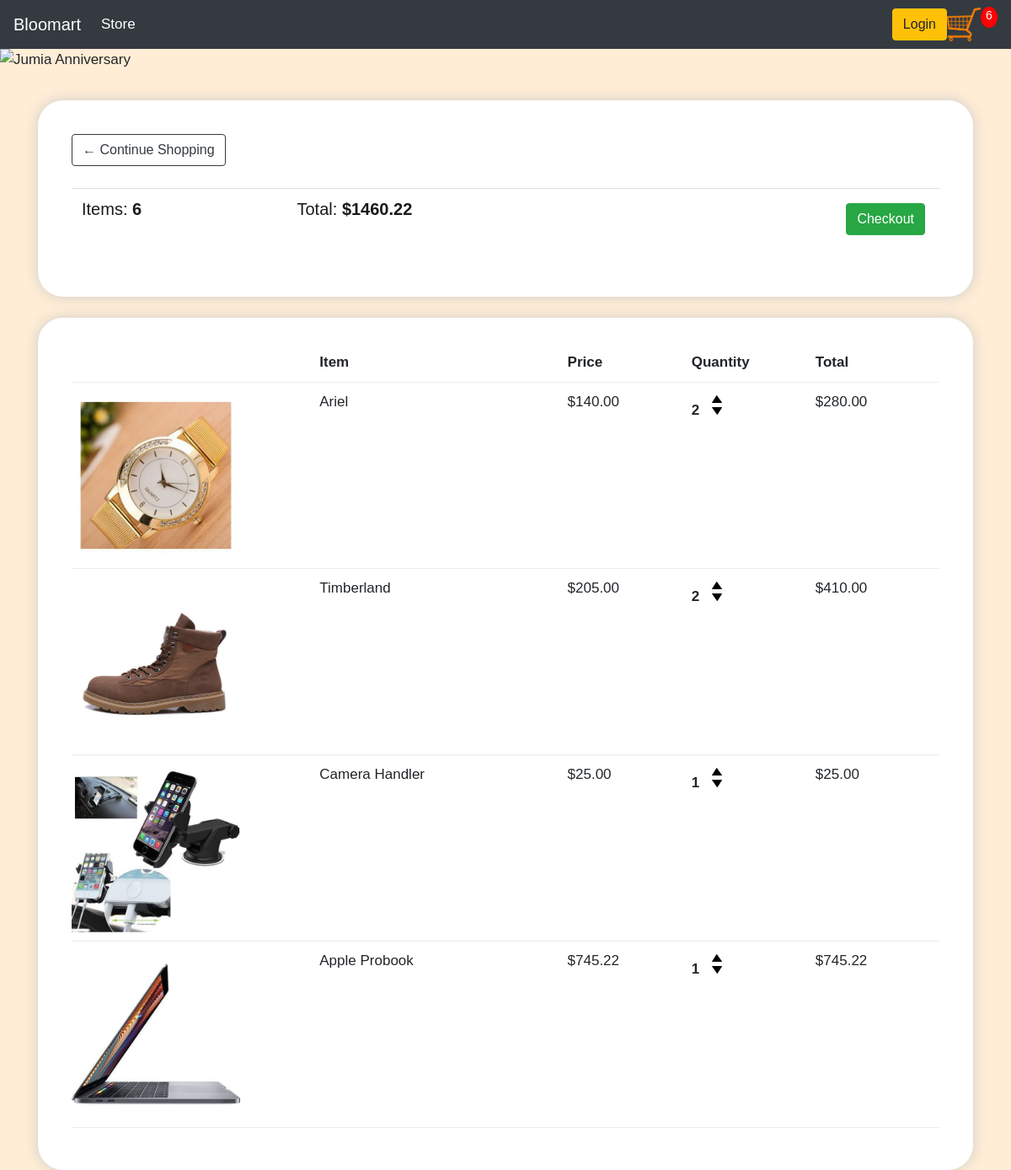
The app's page /cart/ (signed in) with its own data.
### store/models.py (models this page shows, shortened)
class Order(models.Model):
    customer = models.ForeignKey(Customer, on_delete=models.SET_NULL, blank=True, null=True)
    date_order = models.DateTimeField(auto_now_add=True)
    complete = models.BooleanField(default=False, null=True, blank=False)
    transaction_id = models.CharField(max_length=200, null=True)
    @property
    def get_cart_total(self):
        orderitems = self.orderitem_set.all()
        total = sum([item.get_total for item in orderitems])
        return total
    @property
    def get_cart_items(self):
        orderitems = self.orderitem_set.all()
        total = sum([item.quantity for item in orderitems])
        return total

class OrderItem(models.Model):
    product = models.ForeignKey(Product, on_delete=models.SET_NULL, blank=True, null=True)
    order = models.ForeignKey(Order, on_delete=models.SET_NULL, blank=True, null=True)
    quantity = models.IntegerField(default=0, null=True, blank=True)
    date_added = models.DateTimeField(auto_now_add=True)
    @property
    def get_total(self):
        total = self.product.price * self.quantity
        return total

class Product(models.Model):
    name = models.CharField(max_length=200, null=True)
    price = models.DecimalField(max_digits=10, decimal_places=2)
    digital = models.BooleanField(default=False, null=True, blank=False)
    image = models.ImageField(null=True, blank=True)
    @property
    def imageURL(self):
        try:
            url = self.image.url
        except:
            url = ''
        return url

### store/views.py (the view)
# urls.py: path('cart/', views.cart, name="cart"),
def cart(request):
    data = cartData(request)
    cartItems = data['cartItems']
    order = data['order']
    items = data['items']
    context = {'items':items, 'order':order, "cartItems":cartItems}
    return render(request, 'store/cart.html', context)

### store/utils.py (called while the page is built)
def cartData(request):
    if request.user.is_authenticated:
        customer = request.user.customer
        order, created = Order.objects.get_or_create(customer=customer, complete=False)
        items = order.orderitem_set.all()
        cartItems = order.get_cart_items
    else:
        cookieData = cookieCart(request)
        cartItems = cookieData['cartItems']
        order = cookieData['order']
        items = cookieData['items']
    return {'cartItems':cartItems, 'order':order, 'items':items}

### store/templates/store/cart.html
{% extends 'store/main2.html' %}
{% load static %}
{% block content %}
	<div class="row">
		<div class="col-lg-12">
			<div class="box-element">
				<a  class="btn btn-outline-dark" href="{% url 'store' %}">&#x2190; Continue Shopping</a>
				<br>
				<br>
				<table class="table">
					<tr>
						<th><h5>Items: <strong>{{order.get_cart_items}}</strong></h5></th>
						<th><h5>Total:<strong> ${{order.get_cart_total|floatformat:2}}</strong></h5></th>
						<th>
							<a  style="float:right; margin:5px;" class="btn btn-success" href="{% url 'checkout' %}">Checkout</a>
						</th>
					</tr>
				</table>
			</div>
			<br>
			<div class="box-element">
				<div class="cart-row">
					<div style="flex:2"></div>
					<div style="flex:2"><strong>Item</strong></div>
					<div style="flex:1"><strong>Price</strong></div>
					<div style="flex:1"><strong>Quantity</strong></div>
					<div style="flex:1"><strong>Total</strong></div>
				</div>
				{% for item in items %}
				<div class="cart-row">
					<div style="flex:2"><img class="row-image" src="{{item.product.imageURL}}">
                    </div>
                    <div style="flex:2">{{item.product.name}}</div>
                    <div style="flex:1">${{item.product.price|floatformat:2}}</div>
					<div style="flex:1">
						<p class="quantity">{{item.quantity}}</p>
						<div class="quantity">
							<img data-product={{item.product.id}} data-action="add" class="chg-quantity update-cart" src="{% static  'images/arrow-up.png' %}">
							<img data-product={{item.product.id}} data-action="remove" class="chg-quantity update-cart" src="{% static  'images/arrow-down.png' %}">
						</div>
					</div>
                    <div style="flex:1">${{item.get_total}}</div>
				</div>
			    {% endfor %}
			</div>
		</div>
	</div>
{% endblock content %}

### store/templates/store/main2.html (shortened to what this page needs)
<!DOCTYPE html>
{% load static %}
<html>
<head>
	<link rel="stylesheet" href="https://stackpath.bootstrapcdn.com/bootstrap/4.4.1/css/bootstrap.min.css"/>
	<link rel="stylesheet" type="text/css" href="{% static 'css/main.css' %}">
    </head>
</head>
<body>
<header>
	<nav class="navbar navbar-expand-lg navbar-dark bg-dark">
	  <a class="navbar-brand" href="{% url 'store' %}">Bloomart</a>
	  <div class="collapse navbar-collapse" id="navbarSupportedContent">
	    <ul class="navbar-nav mr-auto">
	      <li class="nav-item active">
	        <a class="nav-link" href="{% url 'store' %}">Store <span class="sr-only">(current)</span></a>
	      </li>
	    </ul>
	    <div class="form-inline my-2 my-lg-0">
	     	<a href="#"class="btn btn-warning">Login</a>
	     	<a href="{% url 'cart' %}">
                <img src="{% static 'images/carty3.webp' %}" width="40" height="40" alt="">
	    	</a>
	    	<p id="cart-total">{{cartItems}}</p>
	    </div>
	  </div>
	</nav>
    <div>
    <img class="lazy -loaded" src="https://static.jumia.com.ng/cms/0-1-weekly-cps/2020/w28/top-strip/rain-strip.gif" alt="Jumia Anniversary" data-src="https://static.jumia.com.ng/cms/0-1-weekly-cps/2020/w28/top-strip/rain-strip.gif" data-banner="" data-pos="topbanner">
    </div>
<link rel="stylesheet" href="https://stackpath.bootstrapcdn.com/bootstrap/4.3.1/css/bootstrap.min.css">
<link rel="stylesheet" href="https://maxcdn.bootstrapcdn.com/font-awesome/4.7.0/css/font-awesome.min.css">
<body>
    <header>
    <div class="container">
            <br>
            {% block content %}
            {% endblock content %}
         </div>
    </header>
</body>
</html>

### static/css/main.css (style rules this page uses)
* { margin: 0; padding: 0; font-family: sans-serif; }
h1,h2,h3,h4,h5,h6 { color:hsl(0, 0%, 10%); }
.box-element { box-shadow:hsl(0, 0%, 80%) 0 0 16px; background-color: #fff; border-radius: 30px; padding: 40px; }
.bg-dark { background-color: #4f868c!important; }
#cart-total { display: block; text-align: center; color:#fff; background-color: red; width: 20px; height: 25px; border-radius: 50%; font-size: 14px; }
.col-lg-4, .col-lg-6, .col-lg-8, .col-lg-12 { margin-top: 10px; }
.btn { border-radius: 0; }
.row-image { width: 200px; }
.cart-row { display: flex; align-items: flex-stretch; padding-bottom: 10px; margin-bottom: 10px; border-bottom: 1px solid #ececec; }
.quantity { display: inline-block; font-weight: 700; padding-right:10px; }
.chg-quantity { width: 12px; cursor: pointer; display: block; margin-top: 5px; transition:.1s; }

### store/templates/store/main2.html (style rules this page uses)
body { font-family: "Roboto", sans-serif; font-size: 17px; background-color: #ffedd5; }

### records on screen
Order: get_cart_items "6", get_cart_total "1460.22"
OrderItem: product.imageURL (picture), product.name "Ariel", product.price "140.00", quantity "2", get_total "280.00"
OrderItem: product.imageURL (picture), product.name "Timberland", product.price "205.00", quantity "2", get_total "410.00"
OrderItem: product.imageURL (picture), product.name "Camera Handler", product.price "25.00", quantity "1", get_total "25.00"
OrderItem: product.imageURL (picture), product.name "Apple Probook", product.price "745.22", quantity "1", get_total "745.22"

### other values on screen
{{ cartItems }} "6"
